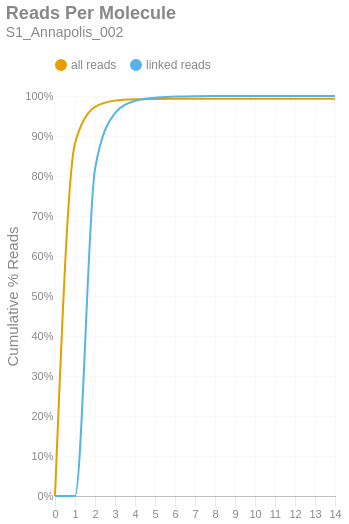

Source (notebook cell):
### Markdown cell above
### Reads per Molecule
This chart shows the cumulative distribution of the number of reads per linked molecule. That is, how many alignments are associated with a unique molecule. This excludes the number of reads associated with invalid or absent linked-read barcodes. The `linked` histogram is the percentages recalculated when disregarding singletons.

### Code cell
if SKIPLR:
    print_html(f"Skipped")
else:
    counts = np.bincount(valids['reads'].cast(pl.Int64).to_numpy())
    weighted = counts * np.arange(len(counts))
    all_perc = weighted / n_reads
    linked_perc = weighted / n_linked_reads
    linked_perc[1] = 0
    binned_df = pl.DataFrame({
        'readsper': list(range(len(counts))),
        'all reads (cumsum)': np.cumsum(all_perc).tolist(),
        'linked reads (cumsum)': np.cumsum(linked_perc).tolist(),
    })

    with SafeRender(binned_df):
        (
            density_plot(binned_df, 'Reads Per Molecule', samplename, 'readspmol')
            .encode(
                x=alt.X('readsper:O', title=None).axis(labelAngle=0).scale(padding=0),
                y=alt.Y('value:Q', title='Cumulative % Reads').axis(format='%').stack(False),
                color=alt.Color("key:N").scale(domain=["all reads", "linked reads"]),
                tooltip=[
                    alt.Tooltip("key:N", title="Data Type"),
                    alt.Tooltip("readsper:O", title="Reads Per Molecule"),
                    alt.Tooltip("value:Q", format=".2%", title="% Reads (Cum.)")
                ]            
            )
        ).display()

### Figure 1 — Vega-Lite specification as saved in the notebook (floating-point values rounded to 4 significant figures)
{"width": "container", "height": 400, "config": {"title": {"anchor": "start", "dy": -15, "fontSize": 18, "color": "#888888", "subtitleColor": "#888888", "subtitleFontSize": 14}, "arc": {"fill": "#0072B2"}, "axis": {"domainColor": "#888888", "domainWidth": 0.5, "gridWidth": 0.2, "grid": false, "titleFontWeight": 400, "titleFontSize": 15, "labelFontSize": 11, "labelColor": "#888888", "tickColor": "#888888", "tickWidth": 0.2, "titleColor": "#888888"}, "axisBand": {"grid": false}, "axisX": {"grid": true, "tickSize": 10, "domainCap": "round"}, "axisY": {"domain": false, "grid": true, "tickSize": 0, "domainCap": "round"}, "background": "transparent", "header": {"labelFontSize": 15, "labelColor": "#888888", "titleFontSize": 15, "titleFontWeight": 600, "titleColor": "#888888"}, "legend": {"labelFont": "sans-serif", "labelFontSize": 12, "labelColor": "#888888", "symbolSize": 100, "symbolType": "circle", "titleFontSize": 12, "titlePadding": 10, "titleColor": "#888888", "title": null, "orient": "top"}, "range": {"category": ["#E69F00", "#56B4E9", "#009E73", "#F0E442", "#0072B2", "#D55E00", "#CC79A7", "#000000"], "diverging": ["#cfe8f3", "#a2d4ec", "#73bfe2", "#46abdb", "#1696d2", "#12719e"]}, "area": {"fill": "#0072B2", "fillOpacity": 0.7, "line": true, "strokeOpacity": 0.7}, "line": {"color": "#0072B2", "stroke": "#0072B2", "strokeWidth": 2}, "trail": {"color": "#0072B2", "stroke": "#0072B2", "strokeWidth": 0, "size": 1}, "point": {"filled": true, "fillOpacity": 1.0, "size": 95}, "text": {"color": "#888888", "fontSize": 11, "align": "right", "fontWeight": 400, "size": 11}, "bar": {"fill": "#0072B2", "stroke": null}, "view": {"stroke": null, "continuousWidth": 660, "continuousHeight": 400}}, "data": {"name": "data-081e2050256445e05542a71eb12008c5"}, "mark": {"type": "line", "interpolate": "monotone", "point": {"opacity": 0, "size": 275}}, "encoding": {"color": {"field": "key", "scale": {"domain": ["all reads", "linked reads"]}, "type": "nominal"}, "tooltip": [{"field": "key", "title": "Data Type", "type": "nominal"}, {"field": "readsper", "title": "Reads Per Molecule", "type": "ordinal"}, {"field": "value", "format": ".2%", "title": "% Reads (Cum.)", "type": "quantitative"}], "x": {"axis": {"labelAngle": 0}, "field": "readsper", "scale": {"padding": 0}, "title": null, "type": "ordinal"}, "y": {"axis": {"format": "%"}, "field": "value", "stack": false, "title": "Cumulative % Reads", "type": "quantitative"}}, "params": [{"name": "param_c36ac31b6afebe62", "select": {"type": "point", "fields": ["key"]}, "bind": "legend"}], "title": {"text": "Reads Per Molecule", "subtitle": "S1_Annapolis_002"}, "transform": [{"fold": ["all reads (cumsum)", "linked reads (cumsum)"]}, {"calculate": "replace(datum.key, ' (cumsum)', '')", "as": "key"}, {"filter": {"param": "param_c36ac31b6afebe62"}}], "usermeta": {"embedOptions": {"downloadFileName": "S1_Annapolis_002.readspmol"}}, "$schema": "https://vega.github.io/schema/vega-lite/v6.1.0.json", "datasets": {"data-081e2050256445e05542a71eb12008c5": [{"readsper": 0, "all reads (cumsum)": 0.0, "linked reads (cumsum)": 0.0}, {"readsper": 1, "all reads (cumsum)": 0.8819, "linked reads (cumsum)": 0.0}, {"readsper": 2, "all reads (cumsum)": 0.9729, "linked reads (cumsum)": 0.8173}, {"readsper": 3, "all reads (cumsum)": 0.9884, "linked reads (cumsum)": 0.9571}, {"readsper": 4, "all reads (cumsum)": 0.9918, "linked reads (cumsum)": 0.9878}, {"readsper": 5, "all reads (cumsum)": 0.9927, "linked reads (cumsum)": 0.9959}, {"readsper": 6, "all reads (cumsum)": 0.993, "linked reads (cumsum)": 0.9985}, {"readsper": 7, "all reads (cumsum)": 0.9931, "linked reads (cumsum)": 0.9995}, {"readsper": 8, "all reads (cumsum)": 0.9932, "linked reads (cumsum)": 0.9998}, {"readsper": 9, "all reads (cumsum)": 0.9932, "linked reads (cumsum)": 0.9999}, {"readsper": 10, "all reads (cumsum)": 0.9932, "linked reads (cumsum)": 1.0}, {"readsper": 11, "all reads (cumsum)": 0.9932, "linked reads (cumsum)": 1.0}, {"readsper": 12, "all reads (cumsum)": 0.9932, "linked reads (cumsum)": 1.0}, {"readsper": 13, "all reads (cumsum)": 0.9932, "linked reads (cumsum)": 1.0}, {"readsper": 14, "all reads (cumsum)": 0.9932, "linked reads (cumsum)": 1.0}]}}
